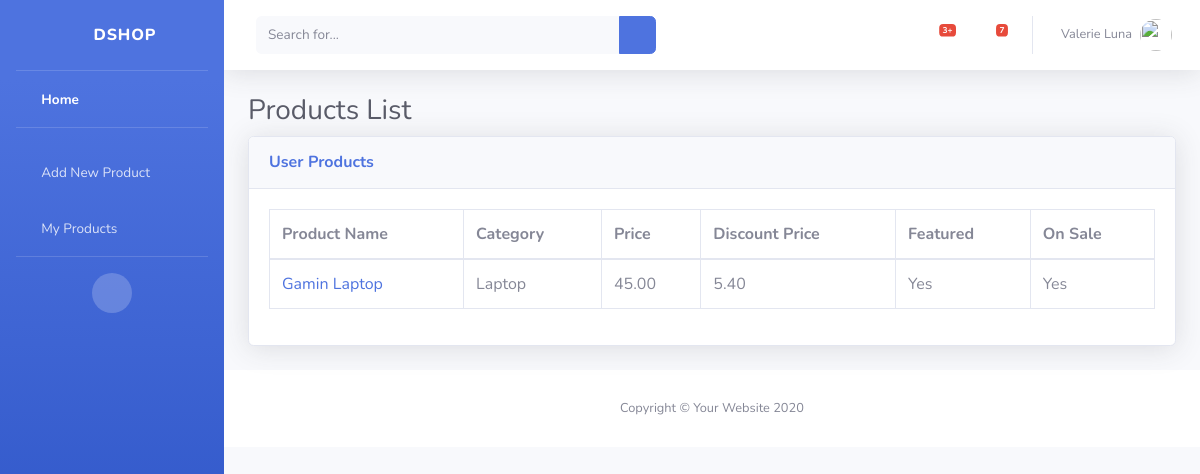
Page /dashboard/user-products (signed in) on the committed database.
### shop/models.py (models this page shows, shortened)
class Product(models.Model):
    seller = models.ForeignKey(
        User, default=1, on_delete=models.CASCADE, related_name="seller_product")
    title = models.CharField(max_length=100, blank=False,
                             null=False, verbose_name="Product Title")
    slug = models.SlugField(max_length=100, blank=True, null=True)
    category = models.ForeignKey(Category, on_delete=models.CASCADE, related_name="product_category",
                                 blank=False, null=False, verbose_name="Product Category")
    price = models.DecimalField(max_digits=6, decimal_places=2, default=0.00,
                                blank=False, null=False, verbose_name="Product Price")
    discount_percentage = models.IntegerField(
        blank=True, null=True, help_text="Enter the number for discount percentage like 45", validators=[MinValueValidator(1), MaxValueValidator(100)])
    discount_price = models.DecimalField(
        max_digits=6, decimal_places=2, default=0.00, blank=True, null=True, verbose_name="Discount Price", help_text="Please leave this field as blank it will be filled automatically based on your discount percentage")
    feature_image = models.ImageField(
        upload_to="product_featured_images/", blank=False, null=False, verbose_name="Featured Image")
    short_description = models.TextField(
        verbose_name="Short Description", blank=False, null=False)
    long_description = RichTextField()
    is_featured = models.BooleanField(
        default=False, verbose_name="Featured Product")
    is_sale = models.BooleanField(default=False, verbose_name="On Sale")
    created_date = models.DateTimeField(auto_now_add=True)
    updated_date = models.DateTimeField(auto_now=True)
    class Meta:
        verbose_name = "Product"
        verbose_name_plural = "Products"

class Category(models.Model):
    name = models.CharField(max_length=50, blank=False,
                            null=False, verbose_name="Category Name")
    created_date = models.DateTimeField(auto_now_add=True)
    def __str__(self):
        return f"{self.name}"
    class Meta:
        verbose_name = "Category"
        verbose_name_plural = "Categories"

### accounts/views.py (the view)
# urls.py: path("user-products", views.user_products, name="user-products"),
def user_products(request):
    products = Product.objects.filter(seller=request.user)
    context = {
        "products": products
    }
    return render(request, "accounts/user-products.html", context)

### accounts/templates/accounts/user-products.html (shortened to what this page needs)
{% extends 'accounts/base.html' %}
{% load static %}
{% block stylesheet %}
<link href="{% static 'accounts/vendor/datatables/dataTables.bootstrap4.min.css' %}" rel="stylesheet">
{% endblock %}
{% block content %}
<div class="container-fluid">
    <h1 class="h3 mb-2 text-gray-800">Products List</h1>
    <div class="card shadow mb-4">
        <div class="card-header py-3">
            <h6 class="m-0 font-weight-bold text-primary">User Products</h6>
        </div>
        <div class="card-body">
            <div class="table-responsive">
                <table class="table table-bordered" id="dataTable" width="100%" cellspacing="0">
                    <thead>
                        <tr>
                            <th>Product Name</th>
                            <th>Category</th>
                            <th>Price</th>
                            <th>Discount Price</th>
                            <th>Featured</th>
                            <th>On Sale</th>
                        </tr>
                    </thead>
                    <tbody>
                        {% for product in products %}
                        <tr>
                            <td><a href="{% url 'my-product-details' product.slug %}">{{product.title}}</a></td>
                            <td>{{product.category}}</td>
                            <td>{{product.price}}</td>
                            {% if product.discount_percentage %}
                            <td>{{product.discount_price}}</td>
                            {% else %}
                            <td>0</td>
                            {% endif %}
                            {% if product.is_featured %}
                            <td>Yes</td>
                            {% else %}
                            <td>No</td>
                            {% endif %}
                            {% if product.is_sale %}
                            <td>Yes</td>
                            {% else %}
                            <td>No</td>
                            {% endif %}
                        </tr>
                        {% endfor %}
                    </tbody>
                </table>
            </div>
        </div>
    </div>
</div>
{% endblock %}

### accounts/templates/accounts/base.html (shortened to what this page needs)
{% load static %}
<!DOCTYPE html>
<html lang="en">
<head>
    <link href="{% static 'accounts/vendor/fontawesome-free/css/all.min.css' %}" rel="stylesheet" type="text/css">
    <link href="{% static 'accounts/css/sb-admin-2.min.css' %}" rel="stylesheet">
    {% block stylesheet %}{% endblock %}
</head>
<body id="page-top">
    <div id="wrapper">
        <ul class="navbar-nav bg-gradient-primary sidebar sidebar-dark accordion" id="accordionSidebar">
            <a class="sidebar-brand d-flex align-items-center justify-content-center" href="index.html">
                <div class="sidebar-brand-icon rotate-n-15">
                    <i class="fas fa-laugh-wink"></i>
                </div>
                <div class="sidebar-brand-text mx-3">DShop</div>
            </a>
            <hr class="sidebar-divider my-0">
            <li class="nav-item active">
                <a class="nav-link" href="{% url 'home'%}">
                    <i class="fas fa-fw fa-tachometer-alt"></i>
                    <span>Home</span></a>
            </li>
            <hr class="sidebar-divider">
            <li class="nav-item">
                <a class="nav-link" href="{% url 'add-new-product' %}">
                    <i class="fas fa-fw fa-plus"></i>
                    <span>Add New Product</span></a>
            </li>
            <li class="nav-item">
                <a class="nav-link" href="{% url 'user-products' %}">
                    <i class="fas fa-fw fa-table"></i>
                    <span>My Products</span></a>
            </li>
            <hr class="sidebar-divider d-none d-md-block">
            <div class="text-center d-none d-md-inline">
                <button class="rounded-circle border-0" id="sidebarToggle"></button>
            </div>
        </ul>
        <div id="content-wrapper" class="d-flex flex-column">
            <div id="content">
                <nav class="navbar navbar-expand navbar-light bg-white topbar mb-4 static-top shadow">
                    <form
                        class="d-none d-sm-inline-block form-inline mr-auto ml-md-3 my-2 my-md-0 mw-100 navbar-search">
                        <div class="input-group">
                            <input type="text" class="form-control bg-light border-0 small" placeholder="Search for..."
                                aria-label="Search" aria-describedby="basic-addon2">
                            <div class="input-group-append">
                                <button class="btn btn-primary" type="button">
                                    <i class="fas fa-search fa-sm"></i>
                                </button>
                            </div>
                        </div>
                    </form>
                    <ul class="navbar-nav ml-auto">
                        <li class="nav-item dropdown no-arrow mx-1">
                            <a class="nav-link dropdown-toggle" href="#" id="alertsDropdown" role="button"
                                data-toggle="dropdown" aria-haspopup="true" aria-expanded="false">
                                <i class="fas fa-bell fa-fw"></i>
                                <span class="badge badge-danger badge-counter">3+</span>
                            </a>
                        </li>
                        <li class="nav-item dropdown no-arrow mx-1">
                            <a class="nav-link dropdown-toggle" href="#" id="messagesDropdown" role="button"
                                data-toggle="dropdown" aria-haspopup="true" aria-expanded="false">
                                <i class="fas fa-envelope fa-fw"></i>
                                <span class="badge badge-danger badge-counter">7</span>
                            </a>
                        </li>
                        <li class="nav-item dropdown no-arrow">
                            <a class="nav-link dropdown-toggle" href="#" id="userDropdown" role="button"
                                data-toggle="dropdown" aria-haspopup="true" aria-expanded="false">
                                <span class="mr-2 d-none d-lg-inline text-gray-600 small">Valerie Luna</span>
                                <img class="img-profile rounded-circle"
                                    src="https://source.unsplash.com/QAB-WJcbgJk/60x60">
                            </a>
                        </li>
                    </ul>
                </nav>
                {% block content %}
                {% endblock %}
                <footer class="sticky-footer bg-white">
                    <div class="container my-auto">
                        <div class="copyright text-center my-auto">
                            <span>Copyright &copy; Your Website 2020</span>
                        </div>
                    </div>
                </footer>
            </div>
        </div>
</body>
</html>

### rows in the picture
Product: title "Gamin Laptop", category "Laptop", price "45.00", discount_price "5.40", is_featured "Yes", is_sale "Yes"
